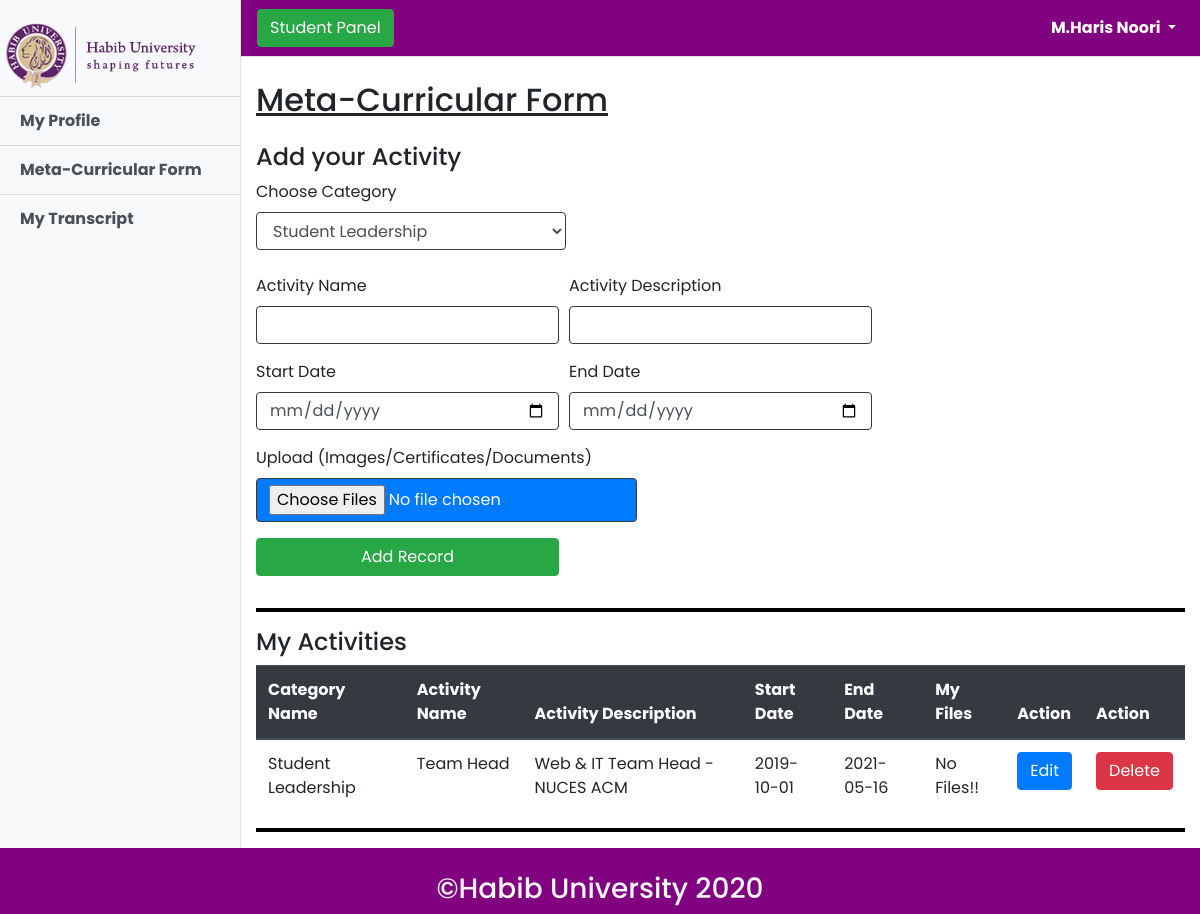
Before: /src/student/meta_curricular_form.php (signed in) with the older database file.
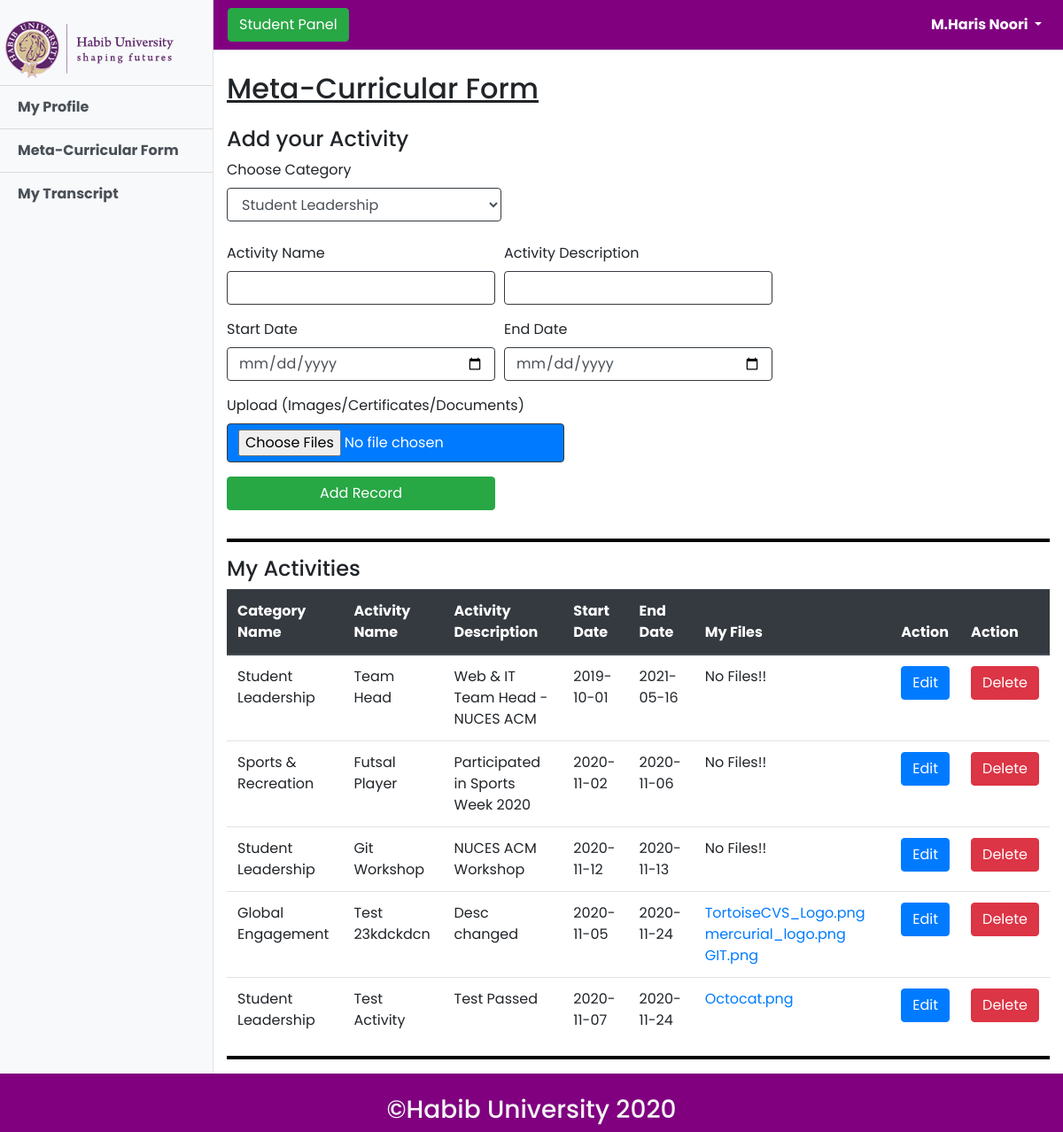
After: the same page with the newer database file.
### tables this page shows
CREATE TABLE `activity` (
  `act_id` int(5) NOT NULL,
  `cat_id` int(11) NOT NULL,
  `std_id` int(11) NOT NULL,
  `act_name` varchar(100) NOT NULL,
  `act_desc` mediumtext NOT NULL,
  `start_date` varchar(20) NOT NULL,
  `end_date` varchar(20) NOT NULL
);

CREATE TABLE `category` (
  `cat_id` int(11) NOT NULL,
  `cat_name` varchar(50) NOT NULL
);

CREATE TABLE `files` (
  `std_id` int(11) NOT NULL,
  `act_id` int(11) NOT NULL,
  `file_name` varchar(200) NOT NULL
);

### src/student/meta_curricular_form.php (the view, shortened to what the changed rows need)
<?php include "../connect.php"; ?>
<!DOCTYPE html>
<html lang="en">
<head>
    <link rel="stylesheet" href="../../css/my_profile.css">
</head>
<body>
<?php include "student_head.php"; ?>
    <div class="container-fluid">
        <h2 class="mt-4"><u>Meta-Curricular Form</u></h2>
        <table class="table mytable">
            <thead class="thead-dark">
                <tr>
                    <th scope="col">Category Name</th>
                    <th scope="col">Activity Name</th>
                    <th scope="col">Activity Description</th>
                    <th scope="col">Start Date</th>
                    <th scope="col">End Date</th>
                    <th scope="col">My Files</th>
                    <th scope="col">Action</th>
                    <th scope="col">Action</th>
                </tr>
            </thead>
            <?php
            $qry = " SELECT cat_name, act_id, act_name, act_desc, start_date, end_date FROM category,activity WHERE category.cat_id=activity.cat_id AND std_id = '".$_SESSION["student"]."' ";
            $res = $con->query($qry);
            if($res->num_rows > 0)
            {
                ?>
                <?php
                while($row = $res->fetch_assoc())
                {
                    ?>
                        <tr>
                            <td><?php echo " ".$row["cat_name"]." " ?></td>
                            <td><?php echo " ".$row["act_name"]." " ?></td>
                            <td><?php echo " ".$row["act_desc"]." " ?></td>
                            <td><?php echo " ".$row["start_date"]." " ?></td>
                            <td><?php echo " ".$row["end_date"]." " ?></td>
                            <td>
                                <?php
                                $activity_id = $row["act_id"];
                                $qry_get_files = " SELECT * FROM files WHERE std_id='".$_SESSION["student"]."' AND act_id='".$activity_id."' ";
                                $res_get_files = $con->query($qry_get_files);
                                if($res_get_files->num_rows > 0)
                                {
                                    ?>
                                        <?php
                                            while($row_get_files = $res_get_files->fetch_assoc())
                                            {
                                                ?>
                                                    <a href="doc/<?php echo $_SESSION["student"].'/'.$row_get_files["file_name"] ?>" target="_blank"><?php echo " ".$row_get_files["file_name"]." " ?></a>
                                                <?php
                                            }
                                        ?>
                                    <?php
                                }
                                else
                                {
                                    echo "No Files!!";
                                }
                                ?>
                            </td>
                            <td><a href='edit_activity.php?act_id=<?php echo $row["act_id"] ?>' class="btn btn-primary">Edit</a></td>
                            <td><a href='del_activity.php?act_id=<?php echo $row["act_id"] ?>' class="btn btn-danger">Delete</a></td>
                        </tr>
                    <?php
                }
                    ?>
                </table>
            <?php
            }
            else
            {
                echo "No Results Found!!";
            }
            ?>
    </div>
<?php include "student_foot.php" ?>

Changed rows visible on the page:
added activity: cat.cat_name "Sports & Recreation", act_name "Futsal Player", act_desc "Participated in Sports Week 2020", start_date "2020-11-02", end_date "2020-11-06", shows "No Files!!"
added activity: cat.cat_name "Student Leadership", act_name "Git Workshop", act_desc "NUCES ACM Workshop", start_date "2020-11-12", end_date "2020-11-13", shows "No Files!!"
added activity: cat.cat_name "Global Engagement", act_name "Test 23kdckdcn", act_desc "Desc changed", start_date "2020-11-05", end_date "2020-11-24"
added files: file_name "TortoiseCVS_Logo.png", shown under "Global Engagement"
added files: file_name "mercurial_logo.png", shown under "Global Engagement"
added files: file_name "GIT.png", shown under "Global Engagement"
added activity: cat.cat_name "Student Leadership", act_name "Test Activity", act_desc "Test Passed", start_date "2020-11-07", end_date "2020-11-24"
added files: file_name "Octocat.png", shown under "Student Leadership"
